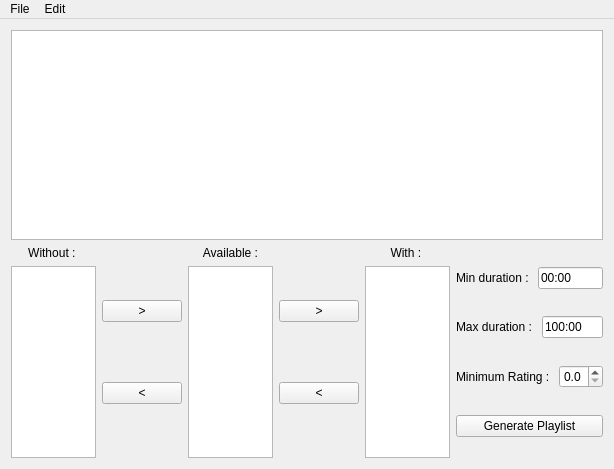
<?xml version="1.0" encoding="UTF-8"?>
<ui version="4.0">
 <class>MainWindow</class>
 <widget class="QMainWindow" name="MainWindow">
  <property name="geometry">
   <rect>
    <x>0</x>
    <y>0</y>
    <width>614</width>
    <height>469</height>
   </rect>
  </property>
  <property name="windowTitle">
   <string>MainWindow</string>
  </property>
  <property name="windowIcon">
   <iconset>
    <normaloff>musicman.ico</normaloff>
    <normalon>musicman.ico</normalon>musicman.ico</iconset>
  </property>
  <property name="iconSize">
   <size>
    <width>16</width>
    <height>16</height>
   </size>
  </property>
  <widget class="QWidget" name="centralWidget">
   <property name="sizePolicy">
    <sizepolicy hsizetype="Preferred" vsizetype="Expanding">
     <horstretch>0</horstretch>
     <verstretch>0</verstretch>
    </sizepolicy>
   </property>
   <layout class="QVBoxLayout" name="verticalLayout">
    <item>
     <widget class="QTableView" name="musicView">
      <property name="showDropIndicator" stdset="0">
       <bool>false</bool>
      </property>
      <property name="alternatingRowColors">
       <bool>true</bool>
      </property>
      <property name="selectionBehavior">
       <enum>QAbstractItemView::SelectRows</enum>
      </property>
      <property name="sortingEnabled">
       <bool>false</bool>
      </property>
     </widget>
    </item>
    <item>
     <layout class="QHBoxLayout" name="playlistLayout">
      <item>
       <layout class="QVBoxLayout" name="withoutKeywordsLayout">
        <item>
         <widget class="QLabel" name="wihtoutKeywordsLabel">
          <property name="text">
           <string>Without : </string>
          </property>
          <property name="alignment">
           <set>Qt::AlignCenter</set>
          </property>
         </widget>
        </item>
        <item>
         <widget class="QListView" name="withoutKeywordsView">
          <property name="selectionMode">
           <enum>QAbstractItemView::MultiSelection</enum>
          </property>
         </widget>
        </item>
       </layout>
      </item>
      <item>
       <layout class="QVBoxLayout" name="withoutButtonsLayout">
        <item>
         <widget class="QPushButton" name="outWithoutButton">
          <property name="text">
           <string>&gt;</string>
          </property>
         </widget>
        </item>
        <item>
         <widget class="QPushButton" name="inWithoutButton">
          <property name="text">
           <string>&lt;</string>
          </property>
         </widget>
        </item>
       </layout>
      </item>
      <item>
       <layout class="QVBoxLayout" name="availableKeywordsLayout">
        <item>
         <widget class="QLabel" name="availableKeywordsLabel">
          <property name="text">
           <string>Available :</string>
          </property>
          <property name="alignment">
           <set>Qt::AlignCenter</set>
          </property>
         </widget>
        </item>
        <item>
         <widget class="QListView" name="availableKeywordsView">
          <property name="selectionMode">
           <enum>QAbstractItemView::MultiSelection</enum>
          </property>
         </widget>
        </item>
       </layout>
      </item>
      <item>
       <layout class="QVBoxLayout" name="withButtonsLayout">
        <item>
         <widget class="QPushButton" name="inWithButton">
          <property name="text">
           <string>&gt;</string>
          </property>
         </widget>
        </item>
        <item>
         <widget class="QPushButton" name="outWithButton">
          <property name="text">
           <string>&lt;</string>
          </property>
         </widget>
        </item>
       </layout>
      </item>
      <item>
       <layout class="QVBoxLayout" name="withKeywordsLayout">
        <item>
         <widget class="QLabel" name="withKeywordsLabel">
          <property name="text">
           <string>With : </string>
          </property>
          <property name="alignment">
           <set>Qt::AlignCenter</set>
          </property>
         </widget>
        </item>
        <item>
         <widget class="QListView" name="withKeywordsView">
          <property name="selectionMode">
           <enum>QAbstractItemView::MultiSelection</enum>
          </property>
         </widget>
        </item>
       </layout>
      </item>
      <item>
       <layout class="QVBoxLayout" name="playlistSettingsLayout">
        <item>
         <layout class="QHBoxLayout" name="minDurationLayout">
          <item>
           <widget class="QLabel" name="minDurationLabel">
            <property name="text">
             <string>Min duration : </string>
            </property>
           </widget>
          </item>
          <item>
           <widget class="QLineEdit" name="minDurationEdit">
            <property name="text">
             <string>00:00</string>
            </property>
           </widget>
          </item>
         </layout>
        </item>
        <item>
         <layout class="QHBoxLayout" name="maxDurationLayout">
          <property name="sizeConstraint">
           <enum>QLayout::SetDefaultConstraint</enum>
          </property>
          <item>
           <widget class="QLabel" name="maxDurationLabel">
            <property name="text">
             <string>Max duration : </string>
            </property>
           </widget>
          </item>
          <item>
           <widget class="QLineEdit" name="maxDurationEdit">
            <property name="text">
             <string>100:00</string>
            </property>
           </widget>
          </item>
         </layout>
        </item>
        <item>
         <layout class="QHBoxLayout" name="ratingLayout">
          <item>
           <widget class="QLabel" name="ratingLabel">
            <property name="text">
             <string>Minimum Rating : </string>
            </property>
           </widget>
          </item>
          <item>
           <widget class="QDoubleSpinBox" name="ratingSpinBox">
            <property name="decimals">
             <number>1</number>
            </property>
            <property name="maximum">
             <double>5.000000000000000</double>
            </property>
            <property name="singleStep">
             <double>0.500000000000000</double>
            </property>
           </widget>
          </item>
         </layout>
        </item>
        <item>
         <widget class="QPushButton" name="generatePlaylistButton">
          <property name="text">
           <string>Generate Playlist</string>
          </property>
         </widget>
        </item>
       </layout>
      </item>
     </layout>
    </item>
   </layout>
  </widget>
  <widget class="QMenuBar" name="menuBar">
   <property name="geometry">
    <rect>
     <x>0</x>
     <y>0</y>
     <width>614</width>
     <height>19</height>
    </rect>
   </property>
   <widget class="QMenu" name="menuFile">
    <property name="title">
     <string>File</string>
    </property>
    <addaction name="actionOpen_Folder"/>
    <addaction name="actionRegen_UUID"/>
   </widget>
   <widget class="QMenu" name="menuEdit">
    <property name="title">
     <string>Edit</string>
    </property>
    <addaction name="actionAnd_support"/>
   </widget>
   <addaction name="menuFile"/>
   <addaction name="menuEdit"/>
  </widget>
  <action name="actionOpen_Folder">
   <property name="text">
    <string>Open Folder</string>
   </property>
  </action>
  <action name="actionAdd_missing_MP3_UUID">
   <property name="text">
    <string>Add missing MP3 UUID</string>
   </property>
  </action>
  <action name="actionAdd_missing_FLAC_UUID">
   <property name="text">
    <string>Add missing FLAC UUID</string>
   </property>
  </action>
  <action name="actionRegen_UUID">
   <property name="text">
    <string>Open Folder (regen UUID)</string>
   </property>
  </action>
  <action name="actionAnd_support">
   <property name="checkable">
    <bool>true</bool>
   </property>
   <property name="text">
    <string>And support</string>
   </property>
  </action>
 </widget>
 <layoutdefault spacing="6" margin="11"/>
 <resources/>
 <connections/>
</ui>
